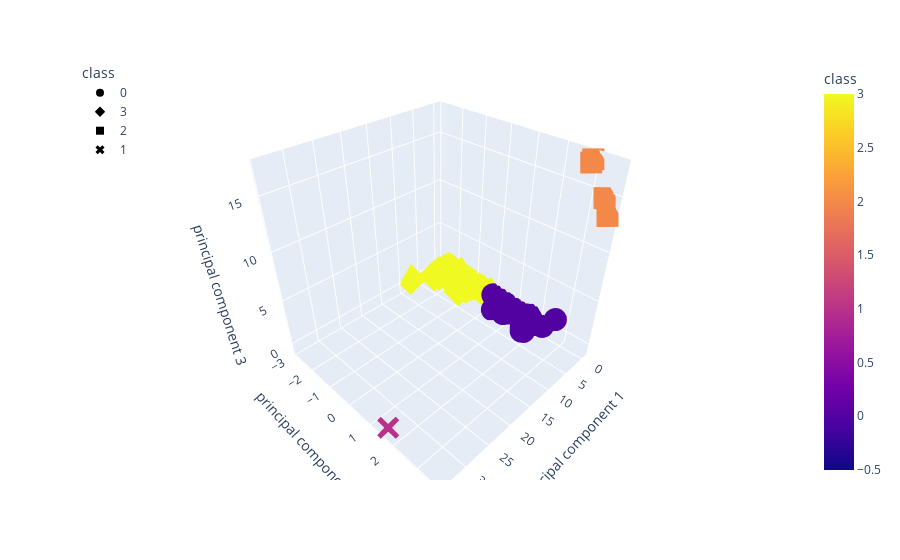

Here is the notebook cell this chart was saved with:
### Markdown cell above
### Visualizing Results

#### 3D-Scatter with Clusters

### Code cell
# Create a 3D-Scatter with the PCA data and the clusters
fig = px.scatter_3d(
    coin_pca,
    x="principal component 1",
    y="principal component 2",
    z="principal component 3",
    color="class",
    symbol="class",
    width=800,
)
fig.update_layout(legend=dict(x=0, y=1))
fig.show()

### Figure 1 — Plotly figure (JSON) as saved in the notebook; plotly's stock layout.template omitted (floating-point values rounded to 4 significant figures; data arrays with more than 128 entries replaced by an {"elided": "..."} marker saying what was removed)
{"data": [{"hovertemplate": "class=%{marker.color}<br>principal component 1=%{x}<br>principal component 2=%{y}<br>principal component 3=%{z}<extra></extra>", "legendgroup": "0", "marker": {"color": {"elided": "288 int values"}, "coloraxis": "coloraxis", "symbol": "circle"}, "mode": "markers", "name": "0", "scene": "scene", "showlegend": true, "type": "scatter3d", "x": {"elided": "288 float values"}, "y": {"elided": "288 float values"}, "z": {"elided": "288 float values"}}, {"hovertemplate": "class=%{marker.color}<br>principal component 1=%{x}<br>principal component 2=%{y}<br>principal component 3=%{z}<extra></extra>", "legendgroup": "3", "marker": {"color": {"elided": "239 int values"}, "coloraxis": "coloraxis", "symbol": "diamond"}, "mode": "markers", "name": "3", "scene": "scene", "showlegend": true, "type": "scatter3d", "x": {"elided": "239 float values"}, "y": {"elided": "239 float values"}, "z": {"elided": "239 float values"}}, {"hovertemplate": "class=%{marker.color}<br>principal component 1=%{x}<br>principal component 2=%{y}<br>principal component 3=%{z}<extra></extra>", "legendgroup": "2", "marker": {"color": [2, 2, 2, 2], "coloraxis": "coloraxis", "symbol": "square"}, "mode": "markers", "name": "2", "scene": "scene", "showlegend": true, "type": "scatter3d", "x": [-0.2245, -0.288, -0.4795, -0.3609], "y": [2.901, 3.659, 2.919, 3.464], "z": [17.12, 13.41, 17.35, 14.72]}, {"hovertemplate": "class=%{marker.color}<br>principal component 1=%{x}<br>principal component 2=%{y}<br>principal component 3=%{z}<extra></extra>", "legendgroup": "1", "marker": {"color": [1], "coloraxis": "coloraxis", "symbol": "x"}, "mode": "markers", "name": "1", "scene": "scene", "showlegend": true, "type": "scatter3d", "x": [34.04], "y": [1.589], "z": [-0.647]}], "layout": {"autosize": true, "coloraxis": {"colorbar": {"title": {"text": "class"}}, "colorscale": [[0, "#0d0887"], [0.1111, "#46039f"], [0.2222, "#7201a8"], [0.3333, "#9c179e"], [0.4444, "#bd3786"], [0.5556, "#d8576b"], [0.6667, "#ed7953"], [0.7778, "#fb9f3a"], [0.8889, "#fdca26"], [1, "#f0f921"]]}, "legend": {"title": {"text": "class"}, "tracegroupgap": 0, "x": 0, "y": 1}, "margin": {"t": 60}, "scene": {"aspectmode": "auto", "aspectratio": {"x": 1, "y": 1, "z": 1}, "domain": {"x": [0, 1], "y": [0, 1]}, "xaxis": {"title": {"text": "principal component 1"}, "type": "linear"}, "yaxis": {"title": {"text": "principal component 2"}, "type": "linear"}, "zaxis": {"title": {"text": "principal component 3"}, "type": "linear"}}}}
